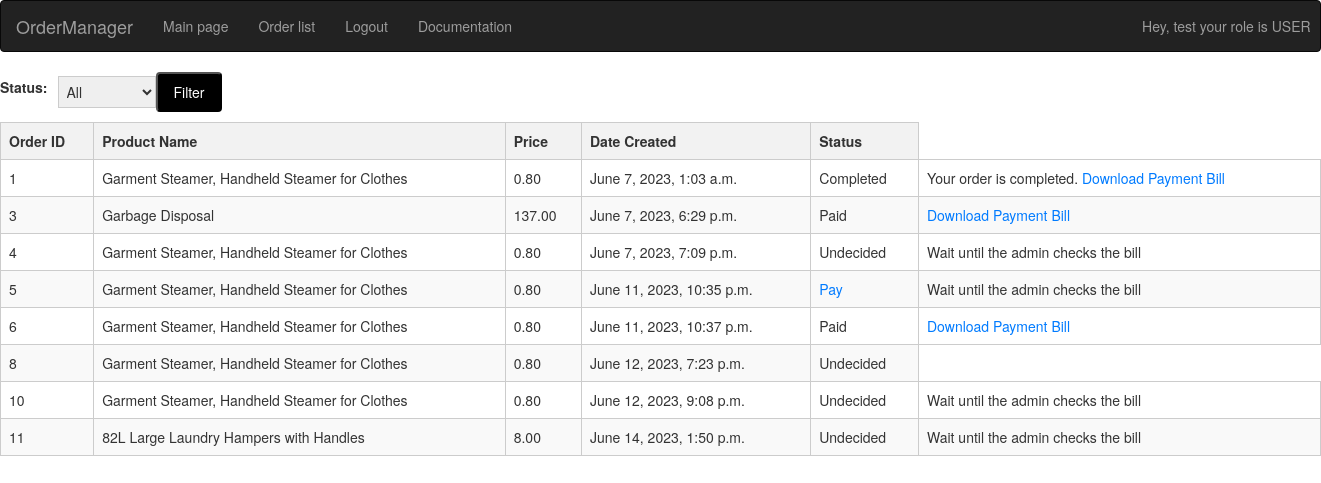
The page /orders/ (signed in) on the database as committed earlier.
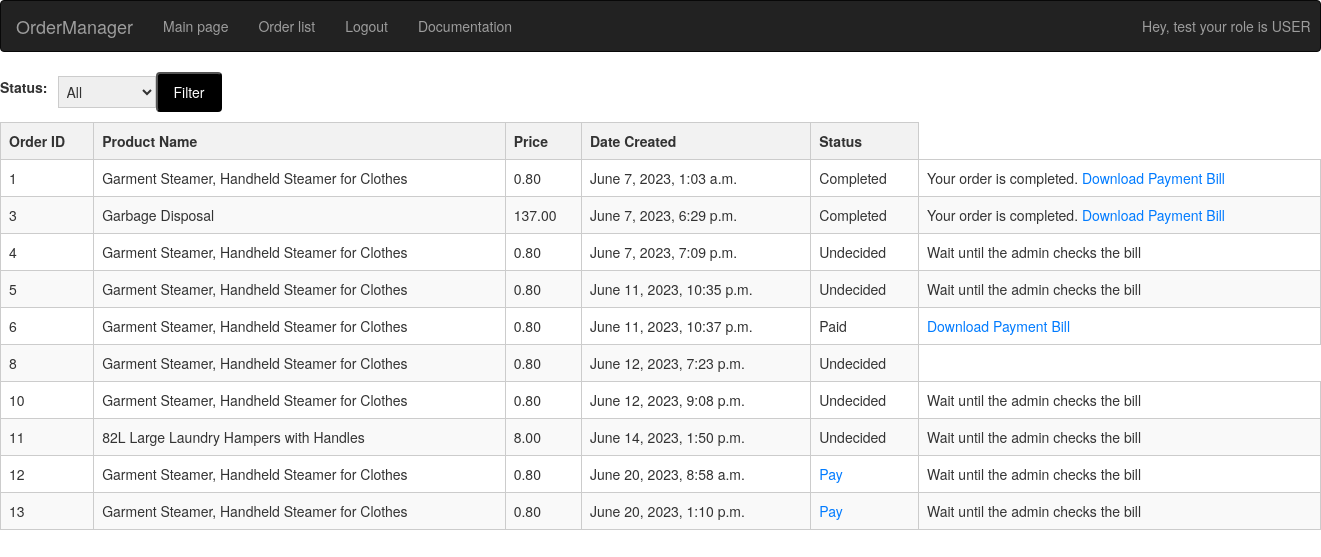
The same page on the database as committed later.
### users/models.py (models this page shows, shortened)
class User(AbstractUser):
    class Role(models.TextChoices):
        USER = "USER", "user"
        CASHIER = "CASHIER", "cashier"
        CONSULTANT = "CONSULTANT", "consultant"
        BOOKER = "BOOKER", "booker"
    base_role = Role.USER
    role = models.CharField(max_length=50, choices=Role.choices, blank=True, null=True)

### market/models.py (models this page shows, shortened)
class OrderItem(models.Model):
    STATUS_CHOICES = (
        ("Undecided", "UNDECIDED"),
        ("Paid", "PAID"),
        ("Completed", "COMPLETED"),
    )
    product = models.ForeignKey(Product, on_delete=models.CASCADE, related_name='order_item')
    price = models.DecimalField(max_digits=10, decimal_places=2, blank=True, null=True)
    address = models.CharField(max_length=250, default="")
    postal_code = models.CharField(max_length=20, default="")
    city = models.CharField(max_length=100, default="")
    created = models.DateTimeField(
        auto_now_add=False, blank=True, null=True, default=timezone.now
    )
    updated = models.DateTimeField(
        auto_now_add=False, blank=True, null=True, default=timezone.now
    )
    customer = models.ForeignKey(User, null=True, blank=True, on_delete=models.CASCADE)
    file = models.FileField(default="", null=True, blank=True)
    is_paid = models.BooleanField(default=False, null=True, blank=True)
    status = models.CharField(
        max_length=10, choices=STATUS_CHOICES, default="Undecided"
    )

class Product(models.Model):
    name = models.CharField(max_length=150, blank=True, null=True)
    price = models.DecimalField(max_digits=10, decimal_places=2, blank=True, null=True)
    discounted_price = models.DecimalField(
        default=None, max_digits=10, decimal_places=2, blank=True, null=True
    )
    created = models.DateTimeField(
        auto_now_add=False, blank=True, null=True, default=timezone.now
    )
    def __str__(self):
        return self.name

### market/views.py (the view)
# urls.py: path("orders/", views.GetOrdersView.as_view(), name="showorders"),
class GetOrdersView(LoginRequiredMixin, View):
    def get(self, request):
        data = OrderItem.objects.all()
        orders = filter_orders(request, data)
        context = {"orders": orders}
        return render(request, "market/order_list.html", context)

### market/utils.py (called while the page is built)
def filter_orders(request, queryset):
    from_date = request.GET.get("from")
    to_date = request.GET.get("to")
    status = request.GET.get("status")
    if from_date and to_date:
        queryset = queryset.filter(created__range=[from_date, to_date])
    if status:
        queryset = queryset.filter(status=status)
    user_role = request.user.role
    q = Q()
    if user_role == "CASHIER":
        q |= Q(status__in=["Undecided", "Paid"])
    elif user_role == "CONSULTANT":
        q |= Q(status__in=["Paid", "Completed"])
    elif user_role == "USER":
        q |= Q(customer=request.user)
    orders = queryset.filter(q)
    orders = orders.order_by("created", "status")
    return orders

### market/templates/market/order_list.html (shortened to what this page needs)
{% extends "main.html" %}
{% block content %}
<section>
  {% if orders %}
  <form method="GET" action="" class="filter-form">
    <label for="status">Status:</label>
    <select id="status" name="status">
      <option value="">All</option>
    </select>
    <button type="submit" class="buy-button">Filter</button>
  </form>
  <table class="order-table">
    <thead>
      <tr>
        <th>Order ID</th>
        <th>Product Name</th>
        <th>Price</th>
        <th>Date Created</th>
        <th>Status</th>
      </tr>
    </thead>
    <tbody>
      {% for order in orders %}
      <tr>
        <td>{{ order.id }}</td>
        <td>{{ order.product }}</td>
        <td>{{ order.price }}</td>
        <td>{{ order.created }}</td>
        {% if not order.is_paid %}
          {% if request.user == order.customer %}
            <td><a href="{% url 'checkout' pk=order.id %}">Pay</a></td>
          {% endif %}
        {% else %}
          <td><p>{{ order.status }}</p></td>
        {% endif %}
        {% if order.file %}
          {% if order.status == 'Paid' and request.user.role == 'USER' %}
            <td><a href="{% url 'view_html' pk=order.id %}">Download Payment Bill</a></td>
          {% elif order.status == 'Completed' and request.user.role == 'USER' %}
            <td>
              <p>Your order is completed. <a href="{% url 'view_html' pk=order.id %}">Download Payment Bill</a></p>
            </td>
          {% endif %}
        {% elif request.user.role == 'USER' %}
          <td>Wait until the admin checks the bill</td>
        {% endif %}
      </tr>
      {% endfor %}
    </tbody>
  </table>
  {% else %}
  <h1>There are no orders.</h1>
  {% endif %}
</section>
{% endblock %}

### templates/main.html (shortened to what this page needs)
{% include 'havbar.html' %}
{% block content %}{% endblock %}

### templates/havbar.html (shortened to what this page needs)
{% load static %}
<!DOCTYPE html>
<html lang="en">
<head>
  <link rel="stylesheet" href="https://maxcdn.bootstrapcdn.com/bootstrap/3.4.1/css/bootstrap.min.css">
  <link rel="stylesheet" href="{% static 'styles/main.css'%}">
</head>
{% block content %}
<body>
<nav class="navbar navbar-inverse">
  <div class="container-fluid">
    <div class="navbar-header">
      <a class="navbar-brand" href="{% url 'main' %}">OrderManager</a>
    </div>
    <ul class="nav navbar-nav">
      <li><a href="{% url 'main' %}">Main page</a></li>
      <li><a href="{% url 'showorders' %}">Order list</a></li>
      {% if request.user.is_authenticated %}
      <li><a href="{% url 'logout' %}">Logout</a></li>
      {% else %}
      <li><a href="{% url 'login' %}">Login/Sign Up</a></li>
      {% endif %}
      <li><a href="{% url 'docs' %}">Documentation</a></li>
      {% if request.user.is_authenticated %}
      <p class="navbar-text navbar-left-text">Hey, {{ request.user }} your role is {{ request.user.role }}</p>
      {% endif %}
    </ul>
  </div>
</nav>
</body>
{% endblock %}
</html>

### static/styles/main.css (style rules this page uses)
.filter-form { display: flex; align-items: center; margin-bottom: 10px; }
.filter-form label { margin-right: 10px; }
.filter-form select, .filter-form input[type="date"] { padding: 4px; border: 1px solid #ccc; }
.order-table { width: 100%; border-collapse: collapse; }
.order-table th, .order-table td { border: 1px solid #ccc; padding: 8px; }
.order-table th { background-color: #f2f2f2; font-weight: bold; }
.order-table tbody tr:nth-child(even) { background-color: #f9f9f9; }
.order-table a { text-decoration: none; color: #007bff; }
.order-table p { margin: 0; }
.buy-button { display: inline-block; padding: 8px 16px; background-color: #000000; color: #fff; text-decoration: none; border-radius: 4px; }
label { display: block; font-weight: bold; margin-bottom: 10px; }
.navbar-left-text { position: relative; top: 0; left: 600px; margin: 15px; }

Rows that differ between the two databases and show on the page:
changed OrderItem "June 7, 2023, 6:29 p.m.": status "Paid" → "Completed"; now shows "Your order is completed."
changed OrderItem "June 11, 2023, 10:35 p.m.": status (not shown) → "Undecided"; no longer shows "Pay"
added OrderItem: id "12", product "Garment Steamer, Handheld Steamer for Clothes", price "0.80", created "June 20, 2023, 8:58 a.m.", is_paid "Pay", file "Wait until the admin checks the bill"
added OrderItem: id "13", product "Garment Steamer, Handheld Steamer for Clothes", price "0.80", created "June 20, 2023, 1:10 p.m.", is_paid "Pay", file "Wait until the admin checks the bill"
